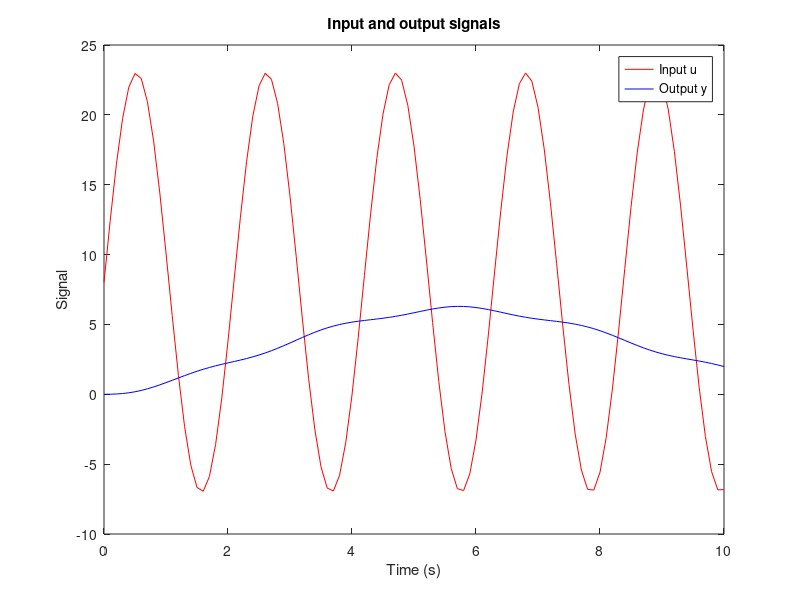
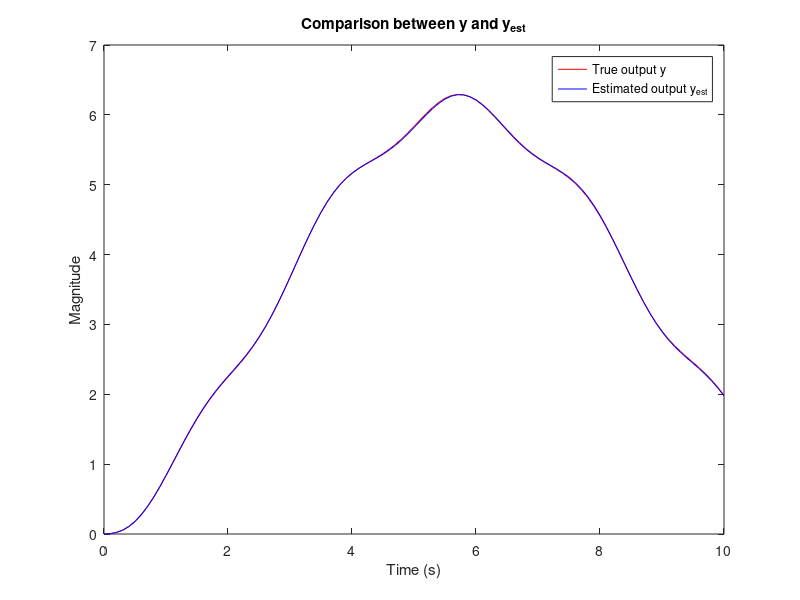
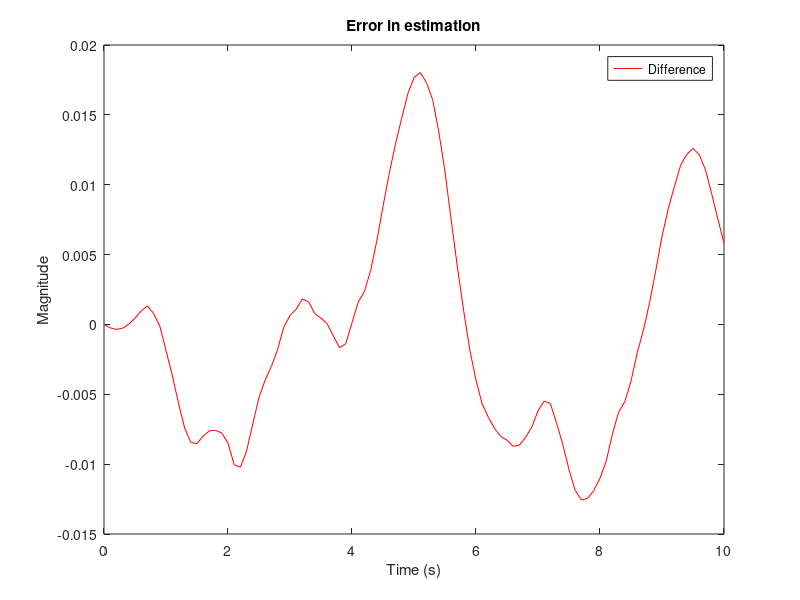

Write the MATLAB code that produced these figures, in order.
% Least Squares Method

clearvars
clc
close all

% Define system parameters
m = 10;
b = 0.5;
k = 2.5;

% Define input signal
t = 0:0.1:10;
u = 15*sin(3*t) + 8;

% Define initial conditions
y0 = 0;
ydot0 = 0;

% Define differential equation
f = @(t,y) [y(2); (-b*y(2) - k*y(1) + u(round(t*10)+1))/m];

% Solve differential equation using ode45
tic;
[t,y] = ode45(f, t, [y0 ydot0]);
toc;

% Estimating with Least-Squares method
p1 = -1;
p2 = -1;

N = length(t);
phi = zeros(N,3);   
phi(:,1) = lsim(tf([-1 0],[1 -(p1+p2) p1*p2]),y(:,1),t);
phi(:,2) = lsim(tf(-1,[1 -(p1+p2) p1*p2]),y(:,1),t);
phi(:,3) = lsim(tf(1,[1 -(p1+p2) p1*p2]),u,t);

phiT_phi = phi.'*phi;
YT_phi = y(:,1).'*phi;
theta_0 = YT_phi/phiT_phi;

m_est = 1/theta_0(3);
b_est = m_est*(theta_0(1)-(p1+p2));
k_est = m_est*(theta_0(2)+p1*p2);

y_est = theta_0*phi';

% Print parameter estimates
fprintf('m_est = %f\nb_est = %f\nk_est = %f\n', m_est, b_est, k_est);

% Plot input and output signals
plot(t, u, 'r', t, y(:,1), 'b');
title('Input and output signals');
xlabel('Time (s)');
ylabel('Signal');
legend('Input u', 'Output y');

% Plot estimated output and difference from true output
figure
plot(t, y(:,1), 'r', t, y_est, 'b');
title('Comparison between y and y_{est}');
xlabel('Time (s)');
ylabel('Magnitude');
legend('True output y', 'Estimated output y_{est}');

figure
plot(t, y(:,1) - y_est', 'r');
title('Error in estimation');
xlabel('Time (s)');
ylabel('Magnitude');
legend('Difference');
